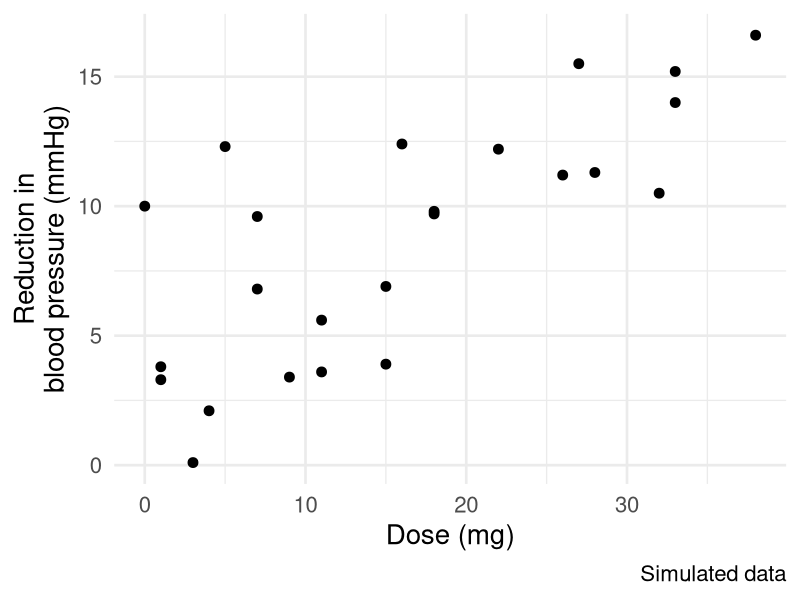
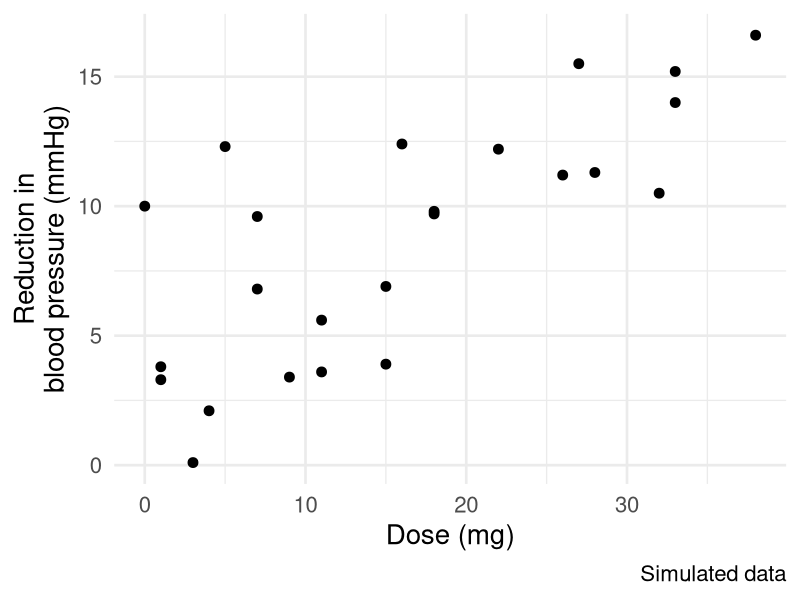
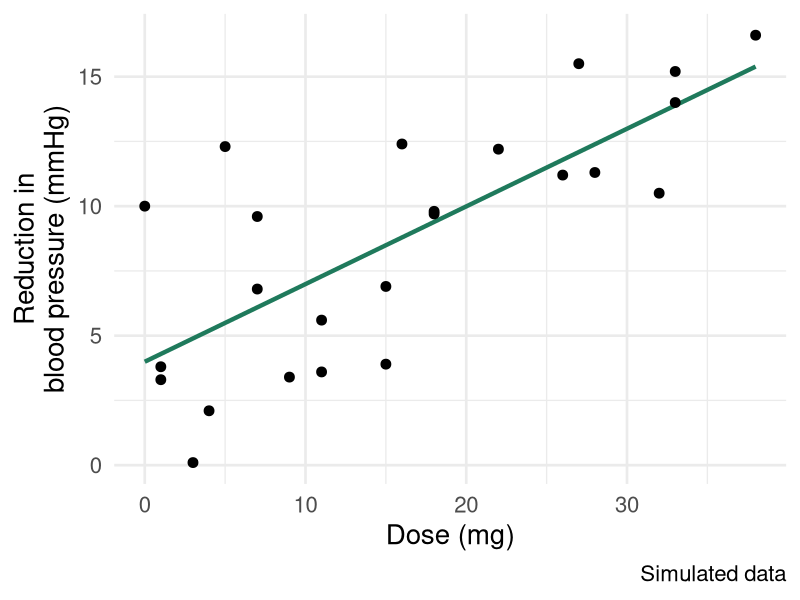
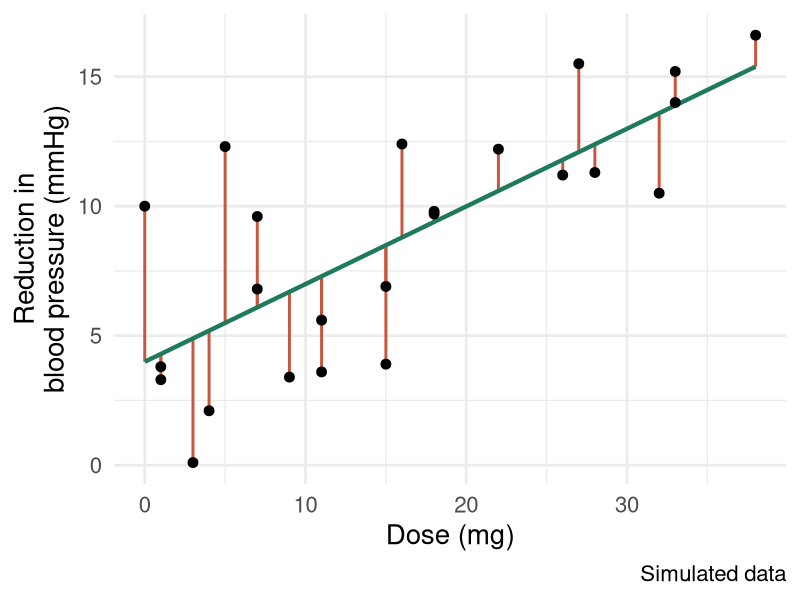
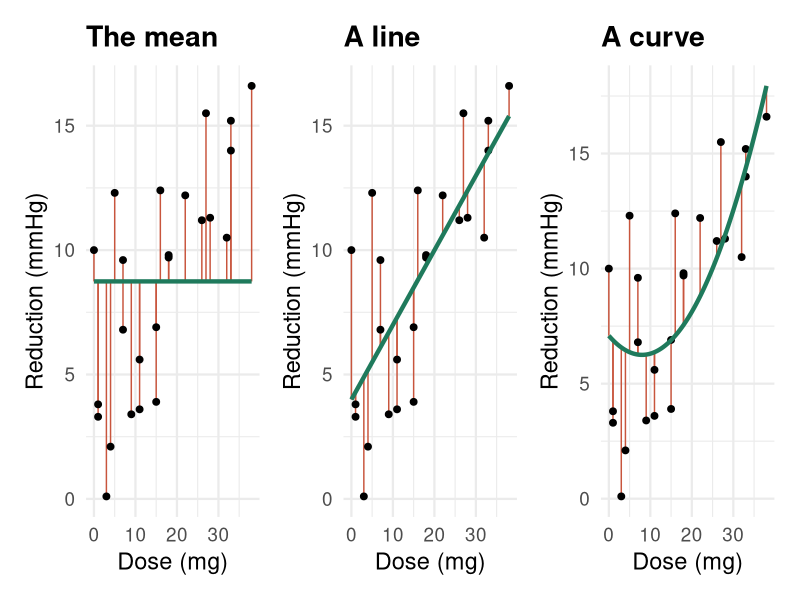
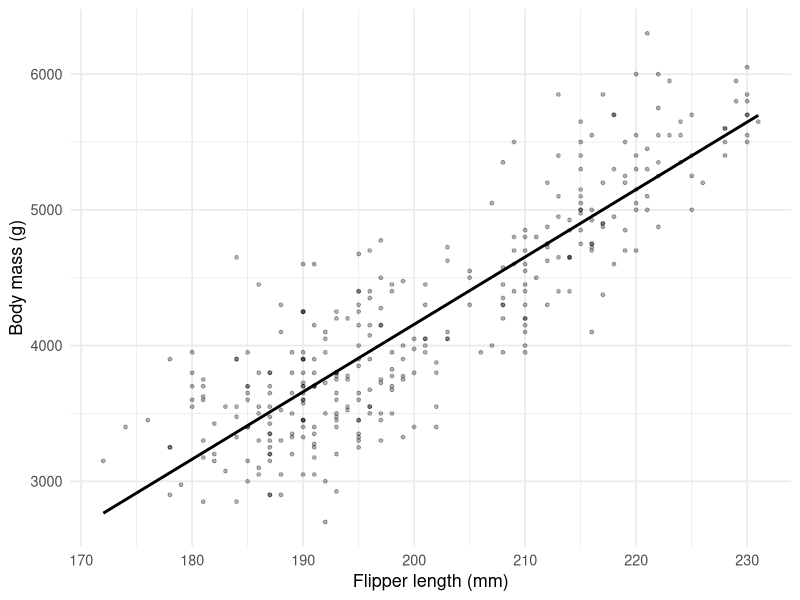
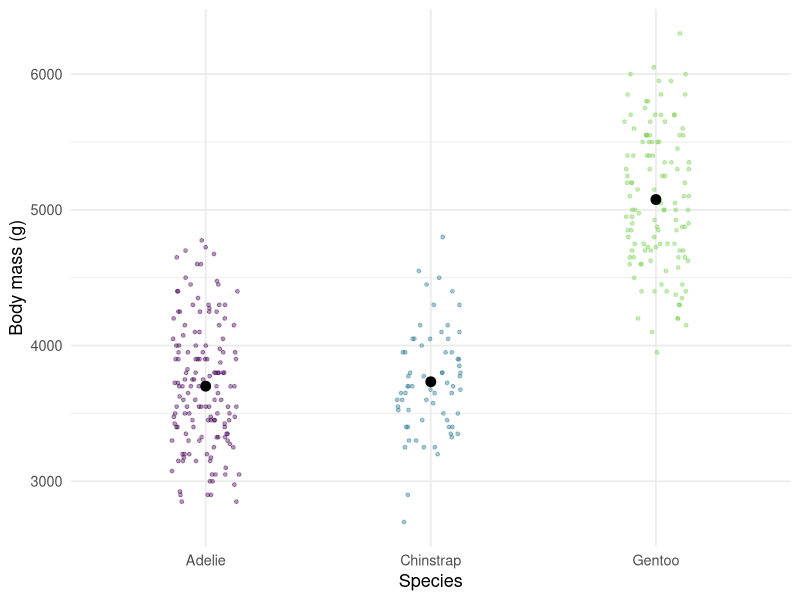
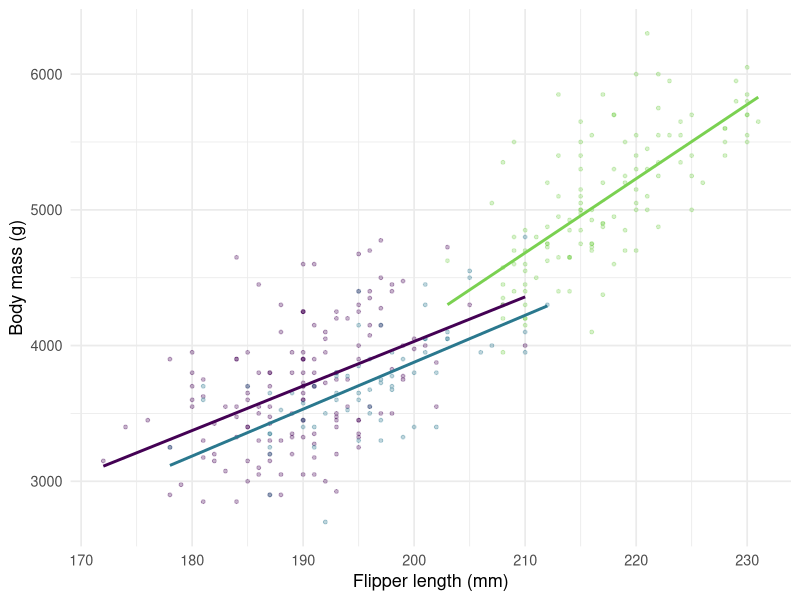

Recreate these plots in R, in order.
## ---- chunk 1
#| label: setup
#| include: false
library(tidyverse)
library(broom)
library(palmerpenguins)
library(patchwork)

# no white box around the plots
knitr::opts_chunk$set(dev.args = list(bg = "transparent"))

theme_set(theme_minimal(base_size = 20))
theme_update(plot.background = element_blank())

# colors for model and error
col_model <- "#1F7A5C"
col_error <- "#C8553D"

# penguins without missing values, for the model plots
penguins_complete <- drop_na(penguins, body_mass_g, flipper_length_mm)
m_reg <- lm(body_mass_g ~ flipper_length_mm, data = penguins_complete)

# small white icons for the section slides
set.seed(1)
icon_reg <- tibble(x = runif(18, 0, 10), y = 1 + 0.5 * x + rnorm(18, sd = 0.7))
icon_anova <- tibble(
  group = rep(1:3, each = 6),
  x = group + runif(18, -0.15, 0.15),
  y = rep(c(3, 3.3, 5.5), each = 6) + rnorm(18, sd = 0.6)
)
icon_ancova <- tibble(
  group = rep(c("a", "b", "c"), each = 6),
  x = c(seq(1, 6, length.out = 6), seq(2, 7, length.out = 6), seq(5, 10, length.out = 6)),
  y = case_match(group, "a" ~ 1 + 0.5 * x, "b" ~ 0.4 + 0.5 * x, "c" ~ 1.6 + 0.7 * x) +
    rnorm(18, sd = 0.3)
)

section_icon <- function(type) {
  p <- switch(
    type,
    regression = ggplot(icon_reg, aes(x = x, y = y)) +
      geom_point(color = "white", size = 3) +
      geom_smooth(method = "lm", se = FALSE, color = "white", linewidth = 1.5),
    anova = ggplot(icon_anova, aes(x = x, y = y)) +
      geom_point(color = "white", size = 3, alpha = 0.6) +
      stat_summary(
        aes(x = group),
        fun = mean,
        geom = "point",
        color = "white",
        size = 6
      ) +
      expand_limits(x = c(0.4, 3.6)),
    ancova = ggplot(icon_ancova, aes(x = x, y = y, group = group)) +
      geom_point(color = "white", size = 3, alpha = 0.6) +
      geom_smooth(method = "lm", se = FALSE, color = "white", linewidth = 1.5)
  )
  p +
    theme_void() +
    theme(
      axis.line = element_line(color = "white", linewidth = 1),
      plot.margin = margin(10, 10, 10, 10)
    )
}
## ---- chunk 2
#| label: simulate-bp
#| include: false
set.seed(12)
bp <- tibble(
  dose = round(runif(24, 0, 40)),
  reduction = round(2 + 0.4 * dose + rnorm(24, sd = 4), 1)
)
m_bp <- lm(reduction ~ dose, data = bp)

# predictions of three models: mean, line, curve
m_curve <- lm(reduction ~ I((dose - 8)^2), data = bp) # U-shape
bp <- bp |>
  mutate(
    mean = mean(reduction),
    line = fitted(m_bp),
    curve = fitted(m_curve)
  )

bp_labs <- labs(x = "Dose (mg)", y = "Reduction in\nblood pressure (mmHg)",
caption = "Simulated data")
## ---- chunk 3
#| label: bp-data
#| fig-width: 8
#| fig-height: 4.6
ggplot(bp, aes(x = dose, y = reduction)) +
  geom_point(size = 3) +
  bp_labs
## ---- chunk 4
#| label: bp-model-data
#| fig-width: 7
#| fig-height: 5.6
p_bp <- ggplot(bp, aes(x = dose, y = reduction)) +
  bp_labs

p_bp +
  geom_point(size = 3)
## ---- chunk 5
#| label: bp-model-line
#| fig-width: 7
#| fig-height: 5.6
p_bp +
  geom_line(aes(y = line), color = col_model, linewidth = 1.5) +
  geom_point(size = 3)
## ---- chunk 6
#| label: bp-model-error
#| fig-width: 7
#| fig-height: 5.6
p_bp +
  geom_segment(aes(yend = line), color = col_error, linewidth = 1) +
  geom_line(aes(y = line), color = col_model, linewidth = 1.5) +
  geom_point(size = 3)
## ---- chunk 7
#| label: bp-three-models
#| fig-width: 12
#| fig-height: 4.6
curve_grid <- tibble(dose = seq(min(bp$dose), max(bp$dose), length.out = 100))
curve_grid$curve <- predict(m_curve, newdata = curve_grid)

plot_bp_model <- function(model, title) {
  ggplot(bp, aes(x = dose, y = reduction)) +
    geom_segment(aes(yend = .data[[model]]), color = col_error) +
    geom_point(size = 2) +
    labs(x = "Dose (mg)", y = "Reduction (mmHg)", title = title) +
    theme_minimal(base_size = 17) +
    theme(
      plot.background = element_blank(),
      plot.title = element_text(face = "bold")
    )
}

p_mean <- plot_bp_model("mean", "The mean") +
  geom_line(aes(y = mean), color = col_model, linewidth = 1.5)
p_line <- plot_bp_model("line", "A line") +
  geom_line(aes(y = line), color = col_model, linewidth = 1.5)
p_curve <- plot_bp_model("curve", "A curve") +
  geom_line(data = curve_grid, aes(y = curve), color = col_model, linewidth = 1.5)

p_mean + p_line + p_curve
## ---- chunk 8
#| label: setup-penguins
#| echo: true
# install.packages("palmerpenguins")
library(palmerpenguins)
## ---- chunk 9
#| label: penguins-data
#| echo: true
penguins
## ---- chunk 10
#| label: preview-setup
#| include: false
preview_theme <- theme_minimal(base_size = 13) +
  theme(
    plot.background = element_blank(),
    legend.position = "none"
  )

species_means <- summarise(
  penguins_complete,
  body_mass_g = mean(body_mass_g),
  .by = species
)
## ---- chunk 11
#| label: preview-regression
#| fig-width: 4.4
#| fig-height: 2
ggplot(penguins_complete, aes(x = flipper_length_mm, y = body_mass_g)) +
  geom_point(alpha = 0.3, size = 1) +
  geom_smooth(method = "lm", se = FALSE, color = "black") +
  labs(x = "Flipper length (mm)", y = "Body mass (g)") +
  preview_theme
## ---- chunk 12
#| label: preview-anova
#| fig-width: 4.4
#| fig-height: 2
ggplot(penguins_complete, aes(x = species, y = body_mass_g, color = species)) +
  geom_jitter(width = 0.15, height = 0, alpha = 0.4, size = 1) +
  geom_point(data = species_means, color = "black", size = 3) +
  scale_color_viridis_d(end = 0.8) +
  labs(x = "Species", y = "Body mass (g)") +
  preview_theme
## ---- chunk 13
#| label: preview-ancova
#| fig-width: 4.4
#| fig-height: 2
ggplot(
  penguins_complete,
  aes(x = flipper_length_mm, y = body_mass_g, color = species)
) +
  geom_point(alpha = 0.3, size = 1) +
  geom_smooth(method = "lm", se = FALSE) +
  scale_color_viridis_d(end = 0.8) +
  labs(x = "Flipper length (mm)", y = "Body mass (g)") +
  preview_theme
## ---- chunk 14
#| label: icon-regression
#| fig-width: 3
#| fig-height: 2.2
section_icon("regression")
## ---- chunk 15
#| label: reg-data
#| fig-width: 6.6
#| fig-height: 5.6
peng_labs <- labs(x = "Flipper length (mm)", y = "Body mass (g)")
peng_coord <- coord_cartesian(xlim = c(170, 233), ylim = c(2600, 6400))

ggplot(penguins_complete, aes(x = flipper_length_mm, y = body_mass_g)) +
  geom_point(alpha = 0.4) +
  peng_labs +
  peng_coord
## ---- chunk 16
#| label: model-data
#| fig-width: 6.6
#| fig-height: 5.6
ggplot(penguins_complete, aes(x = flipper_length_mm, y = body_mass_g)) +
  geom_point(alpha = 0.3) +
  peng_labs +
  peng_coord
## ---- chunk 17
#| label: model-line
#| fig-width: 6.6
#| fig-height: 5.6
# the same plot with invisible axes, to add one layer per click
pred <- augment(m_reg, data = penguins_complete)

p_layer <- ggplot(pred, aes(x = flipper_length_mm, y = body_mass_g)) +
  peng_labs +
  peng_coord +
  theme(
    axis.text = element_text(color = "transparent"),
    axis.title = element_text(color = "transparent"),
    panel.grid = element_blank()
  )

p_layer +
  geom_line(aes(y = .fitted), color = col_model, linewidth = 1.8)
## ---- chunk 18
#| label: model-slope
#| fig-width: 6.6
#| fig-height: 5.6
slope_x <- c(185, 205)
slope_y <- predict(m_reg, tibble(flipper_length_mm = slope_x))

# stored as a list to reuse it on the terminology slide
slope_layers <- list(
  annotate(
    "segment",
    x = c(slope_x[1], slope_x[2]),
    xend = c(slope_x[2], slope_x[2]),
    y = c(slope_y[1], slope_y[1]),
    yend = c(slope_y[1], slope_y[2]),
    color = col_model,
    linewidth = 1.2,
    linetype = "dashed"
  ),
  annotate(
    "text",
    x = slope_x[2] + 1,
    y = mean(slope_y) - 250,
    label = "slope~beta[1]",
    parse = TRUE,
    color = col_model,
    size = 8,
    hjust = 0
  ),
  # the intercept is far below the plot
  annotate(
    "segment",
    x = 196,
    xend = 171,
    y = 2780,
    yend = 2640,
    color = col_model,
    linewidth = 1,
    arrow = arrow(length = unit(0.3, "cm"))
  ),
  annotate(
    "text",
    x = 197,
    y = 2780,
    label = paste0("beta[0]~'= ", round(coef(m_reg)[[1]]), " g at 0 mm'"),
    parse = TRUE,
    color = col_model,
    size = 6,
    hjust = 0
  )
)

p_layer + slope_layers
## ---- chunk 19
#| label: model-error
#| fig-width: 6.6
#| fig-height: 5.6
# one penguin to show the error
one_penguin <- slice_max(
  filter(pred, flipper_length_mm == 221),
  body_mass_g,
  n = 1
)

error_layers <- list(
  geom_segment(
    data = one_penguin,
    aes(yend = .fitted),
    color = col_error,
    linewidth = 1.4
  ),
  geom_point(data = one_penguin, color = col_error, size = 4),
  annotate(
    "text",
    x = 219,
    y = 6200,
    label = "epsilon",
    parse = TRUE,
    color = col_error,
    size = 9,
    hjust = 1
  )
)

p_layer + error_layers
## ---- chunk 20
#| label: terminology
#| fig-width: 5.6
#| fig-height: 5.2
# the full figure from the model slide, plus fitted value and residual
ggplot(pred, aes(x = flipper_length_mm, y = body_mass_g)) +
  geom_point(alpha = 0.3) +
  geom_line(aes(y = .fitted), color = col_model, linewidth = 1.8) +
  slope_layers +
  error_layers +
  geom_point(data = one_penguin, aes(y = .fitted), color = col_model, size = 4) +
  annotate(
    "label",
    x = c(219, 223),
    y = c(mean(c(one_penguin$body_mass_g, one_penguin$.fitted)), one_penguin$.fitted),
    label = c("residual", "fitted~hat(y)"),
    parse = TRUE,
    color = c(col_error, col_model),
    hjust = c(1, 0),
    size = 6,
    fill = "#F1F1F1",
    linewidth = 0
  ) +
  peng_labs +
  peng_coord
## ---- chunk 21
#| label: candidate-lines
#| fig-width: 6.6
#| fig-height: 5.6
# many random lines around the center of the data
center <- summarise(
  penguins_complete,
  x = mean(flipper_length_mm),
  y = mean(body_mass_g)
)

set.seed(5)
many_lines <- tibble(
  slope = runif(40, 10, 90),
  intercept = center$y + rnorm(40, sd = 250) - slope * center$x
)

ggplot(penguins_complete, aes(x = flipper_length_mm, y = body_mass_g)) +
  geom_point(alpha = 0.3) +
  geom_abline(
    data = many_lines,
    aes(slope = slope, intercept = intercept),
    color = col_model,
    linewidth = 0.4,
    alpha = 0.7
  ) +
  peng_labs +
  peng_coord
## ---- chunk 22
#| label: residual-one
#| fig-width: 6.6
#| fig-height: 5.6
# one penguin with observed and fitted value
ggplot(pred, aes(x = flipper_length_mm, y = body_mass_g)) +
  geom_point(alpha = 0.3) +
  geom_line(aes(y = .fitted), color = col_model, linewidth = 1.8) +
  geom_segment(
    data = one_penguin,
    aes(yend = .fitted),
    color = col_error,
    linewidth = 1.4
  ) +
  geom_point(data = one_penguin, color = col_error, size = 4) +
  geom_point(data = one_penguin, aes(y = .fitted), color = col_model, size = 4) +
  annotate(
    "label",
    x = c(219, 223),
    y = c(one_penguin$body_mass_g, one_penguin$.fitted),
    label = c("y[i]", "hat(y)[i]"),
    parse = TRUE,
    color = c(col_error, col_model),
    hjust = c(1, 0),
    size = 8,
    fill = "#F1F1F1",
    linewidth = 0
  ) +
  peng_labs +
  peng_coord
## ---- chunk 23
#| label: residual-all
#| fig-width: 6.6
#| fig-height: 5.6
# all residuals, with the line drawn again on top
p_layer +
  geom_segment(aes(yend = .fitted), color = col_error, alpha = 0.5) +
  geom_line(aes(y = .fitted), color = col_model, linewidth = 1.8)
## ---- chunk 24
#| label: assumptions
#| fig-width: 6.6
#| fig-height: 5.6
# normal distributions around the line at three flipper lengths,
# drawn on both sides so that the widest part sits on the line
sigma_reg <- sigma(m_reg)

z <- seq(-2.5, 2.5, length.out = 100)
curves <- tibble(x0 = c(185, 205, 225)) |>
  mutate(fitted = predict(m_reg, tibble(flipper_length_mm = x0))) |>
  reframe(
    y = fitted + c(z, rev(z)) * sigma_reg,
    x = x0 + c(1, -1)[rep(1:2, each = 100)] * 4 * dnorm(c(z, rev(z))) / dnorm(0),
    .by = c(x0, fitted)
  )

ggplot(pred, aes(x = flipper_length_mm, y = body_mass_g)) +
  geom_point(alpha = 0.2) +
  geom_polygon(
    data = curves,
    aes(x = x, y = y, group = x0),
    color = col_error,
    fill = col_error,
    alpha = 0.15,
    linewidth = 1
  ) +
  geom_line(aes(y = .fitted), color = col_model, linewidth = 1.5) +
  geom_segment(
    data = distinct(curves, x0, fitted),
    aes(x = x0, xend = x0, y = fitted - 2.5 * sigma_reg, yend = fitted + 2.5 * sigma_reg),
    color = col_error,
    linetype = "dotted"
  ) +
  peng_labs +
  coord_cartesian(xlim = c(170, 233), ylim = c(2200, 6800))
## ---- chunk 25
#| label: lm-syntax
#| fig-width: 4.6
#| fig-height: 4.6
ggplot(penguins_complete, aes(x = flipper_length_mm, y = body_mass_g)) +
  geom_point(alpha = 0.3) +
  geom_smooth(method = "lm", se = FALSE, color = col_model, linewidth = 1.5) +
  labs(x = "flipper_length_mm", y = "body_mass_g") +
  theme(
    axis.title.y = element_text(color = "#2E6F9E", face = "bold"),
    axis.title.x = element_text(color = "#B8860B", face = "bold")
  )
## ---- chunk 26
#| label: residual-examples
#| fig-width: 8
#| fig-height: 6
# simulated residuals: one good case and three problems
set.seed(3)
n <- 150
x_fitted <- runif(n)

resid_examples <- tibble(
  problem = rep(c("Looks good", "Not linear", "Spread not constant"), each = n),
  fitted = rep(x_fitted, 3),
  residual = c(
    rnorm(n, sd = 0.2),
    3 * (x_fitted - 0.5)^2 - 0.25 + rnorm(n, sd = 0.1),
    rnorm(n, sd = 0.05 + 0.4 * x_fitted)
  )
)

p_resid <- ggplot(resid_examples, aes(x = fitted, y = residual)) +
  geom_hline(yintercept = 0, linetype = "dashed") +
  geom_point(alpha = 0.5) +
  facet_wrap(~problem) +
  labs(x = "Fitted values", y = "Residuals")

p_qq <- tibble(problem = "Not normal", residual = rexp(n) - 1) |>
  ggplot(aes(sample = residual)) +
  stat_qq_line(linetype = "dashed") +
  stat_qq(alpha = 0.5) +
  facet_wrap(~problem) +
  labs(x = "Theoretical quantiles", y = "Sample quantiles")

p_good <- p_resid %+% filter(resid_examples, problem == "Looks good")
p_curve <- p_resid %+% filter(resid_examples, problem == "Not linear")
p_spread <- p_resid %+% filter(resid_examples, problem == "Spread not constant")

wrap_plots(p_good, p_curve, p_spread, p_qq, ncol = 2) &
  theme(
    axis.text = element_blank(),
    text = element_text(size = 16),
    strip.text = element_text(size = 18, face = "bold")
  )
